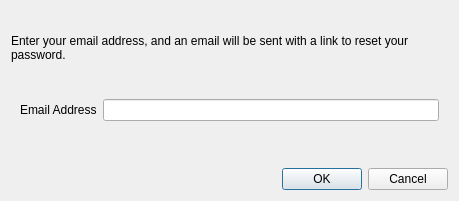
<?xml version="1.0" encoding="UTF-8"?>
<ui version="4.0">
 <class>ResetPasswordDialog</class>
 <widget class="QDialog" name="ResetPasswordDialog">
  <property name="geometry">
   <rect>
    <x>0</x>
    <y>0</y>
    <width>459</width>
    <height>201</height>
   </rect>
  </property>
  <property name="windowTitle">
   <string>Reset Password</string>
  </property>
  <layout class="QVBoxLayout" name="verticalLayout">
   <item>
    <widget class="QLabel" name="label_2">
     <property name="text">
      <string>Enter your email address, and an email will be sent with a link to reset your password.</string>
     </property>
     <property name="wordWrap">
      <bool>true</bool>
     </property>
    </widget>
   </item>
   <item>
    <widget class="QWidget" name="widget" native="true">
     <layout class="QFormLayout" name="formLayout">
      <item row="0" column="0">
       <widget class="QLabel" name="label">
        <property name="text">
         <string>Email Address</string>
        </property>
       </widget>
      </item>
      <item row="0" column="1">
       <widget class="QLineEdit" name="emailLineEdit"/>
      </item>
     </layout>
    </widget>
   </item>
   <item>
    <widget class="QDialogButtonBox" name="buttonBox">
     <property name="orientation">
      <enum>Qt::Horizontal</enum>
     </property>
     <property name="standardButtons">
      <set>QDialogButtonBox::Cancel|QDialogButtonBox::Ok</set>
     </property>
    </widget>
   </item>
  </layout>
 </widget>
 <resources/>
 <connections>
  <connection>
   <sender>buttonBox</sender>
   <signal>accepted()</signal>
   <receiver>ResetPasswordDialog</receiver>
   <slot>accept()</slot>
   <hints>
    <hint type="sourcelabel">
     <x>248</x>
     <y>254</y>
    </hint>
    <hint type="destinationlabel">
     <x>157</x>
     <y>274</y>
    </hint>
   </hints>
  </connection>
  <connection>
   <sender>buttonBox</sender>
   <signal>rejected()</signal>
   <receiver>ResetPasswordDialog</receiver>
   <slot>reject()</slot>
   <hints>
    <hint type="sourcelabel">
     <x>316</x>
     <y>260</y>
    </hint>
    <hint type="destinationlabel">
     <x>286</x>
     <y>274</y>
    </hint>
   </hints>
  </connection>
 </connections>
</ui>
